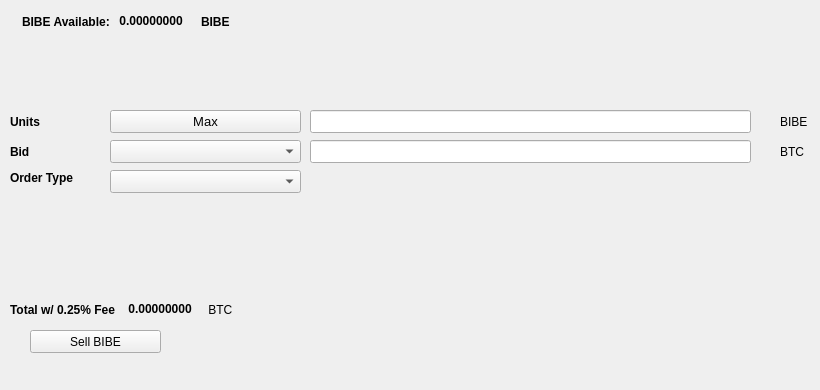
   <widget class="QWidget" name="SellTab">
    <attribute name="title">
     <string>Sell</string>
    </attribute>
    <widget class="QLabel" name="label_16">
     <property name="geometry">
      <rect>
       <x>780</x>
       <y>140</y>
       <width>31</width>
       <height>23</height>
      </rect>
     </property>
     <property name="text">
      <string>BTC</string>
     </property>
    </widget>
    <widget class="QComboBox" name="SellBidcomboBox">
     <property name="geometry">
      <rect>
       <x>110</x>
       <y>140</y>
       <width>191</width>
       <height>23</height>
      </rect>
     </property>
     <property name="font">
      <font>
       <pointsize>10</pointsize>
      </font>
     </property>
    </widget>
    <widget class="QLabel" name="label_18">
     <property name="geometry">
      <rect>
       <x>10</x>
       <y>110</y>
       <width>46</width>
       <height>23</height>
      </rect>
     </property>
     <property name="font">
      <font>
       <weight>75</weight>
       <bold>true</bold>
      </font>
     </property>
     <property name="text">
      <string>Units</string>
     </property>
    </widget>
    <widget class="QPushButton" name="Sell_Max_Amount">
     <property name="geometry">
      <rect>
       <x>110</x>
       <y>110</y>
       <width>191</width>
       <height>23</height>
      </rect>
     </property>
     <property name="font">
      <font>
       <pointsize>10</pointsize>
      </font>
     </property>
     <property name="text">
      <string>Max</string>
     </property>
    </widget>
    <widget class="QLabel" name="label_20">
     <property name="geometry">
      <rect>
       <x>10</x>
       <y>170</y>
       <width>91</width>
       <height>16</height>
      </rect>
     </property>
     <property name="font">
      <font>
       <weight>75</weight>
       <bold>true</bold>
      </font>
     </property>
     <property name="text">
      <string>Order Type</string>
     </property>
    </widget>
    <widget class="QComboBox" name="SellOrdertypeCombo">
     <property name="geometry">
      <rect>
       <x>110</x>
       <y>170</y>
       <width>191</width>
       <height>23</height>
      </rect>
     </property>
     <property name="font">
      <font>
       <pointsize>10</pointsize>
      </font>
     </property>
    </widget>
    <widget class="QLabel" name="label_21">
     <property name="geometry">
      <rect>
       <x>10</x>
       <y>140</y>
       <width>46</width>
       <height>23</height>
      </rect>
     </property>
     <property name="font">
      <font>
       <weight>75</weight>
       <bold>true</bold>
      </font>
     </property>
     <property name="text">
      <string>Bid</string>
     </property>
    </widget>
    <widget class="QLabel" name="label_22">
     <property name="geometry">
      <rect>
       <x>780</x>
       <y>110</y>
       <width>31</width>
       <height>23</height>
      </rect>
     </property>
     <property name="text">
      <string>BIBE</string>
     </property>
    </widget>
    <widget class="QLineEdit" name="UnitsInputRUP">
     <property name="geometry">
      <rect>
       <x>310</x>
       <y>110</y>
       <width>441</width>
       <height>23</height>
      </rect>
     </property>
     <property name="font">
      <font>
       <pointsize>9</pointsize>
       <weight>75</weight>
       <bold>true</bold>
      </font>
     </property>
    </widget>
    <widget class="QLineEdit" name="SellBidPriceEdit">
     <property name="geometry">
      <rect>
       <x>310</x>
       <y>140</y>
       <width>441</width>
       <height>23</height>
      </rect>
     </property>
     <property name="font">
      <font>
       <pointsize>9</pointsize>
       <weight>75</weight>
       <bold>true</bold>
      </font>
     </property>
    </widget>
    <widget class="QPushButton" name="SellRUPBTN">
     <property name="geometry">
      <rect>
       <x>30</x>
       <y>330</y>
       <width>131</width>
       <height>23</height>
      </rect>
     </property>
     <property name="text">
      <string>Sell BIBE</string>
     </property>
     <property name="icon">
      <iconset resource="../bitsbee">
       <normaloff>:/icons/bitcoin</normaloff>:/icons/bitcoin</iconset>
     </property>
    </widget>
    <widget class="QWidget" name="layoutWidget3">
     <property name="geometry">
      <rect>
       <x>22</x>
       <y>12</y>
       <width>258</width>
       <height>19</height>
      </rect>
     </property>
     <layout class="QHBoxLayout" name="horizontalLayout">
      <item>
       <widget class="QLabel" name="label232_2">
        <property name="font">
         <font>
          <weight>75</weight>
          <bold>true</bold>
         </font>
        </property>
        <property name="text">
         <string>BIBE Available:</string>
        </property>
       </widget>
      </item>
      <item>
       <widget class="QLabel" name="BIBEAvailableLabel">
        <property name="palette">
         <palette>
          <active>
           <colorrole role="WindowText">
            <brush brushstyle="SolidPattern">
             <color alpha="255">
              <red>0</red>
              <green>0</green>
              <blue>0</blue>
             </color>
            </brush>
           </colorrole>
           <colorrole role="Button">
            <brush brushstyle="SolidPattern">
             <color alpha="255">
              <red>0</red>
              <green>170</green>
              <blue>0</blue>
             </color>
            </brush>
           </colorrole>
           <colorrole role="Light">
            <brush brushstyle="SolidPattern">
             <color alpha="255">
              <red>0</red>
              <green>255</green>
              <blue>0</blue>
             </color>
            </brush>
           </colorrole>
           <colorrole role="Midlight">
            <brush brushstyle="SolidPattern">
             <color alpha="255">
              <red>0</red>
              <green>212</green>
              <blue>0</blue>
             </color>
            </brush>
           </colorrole>
           <colorrole role="Dark">
            <brush brushstyle="SolidPattern">
             <color alpha="255">
              <red>0</red>
              <green>85</green>
              <blue>0</blue>
             </color>
            </brush>
           </colorrole>
           <colorrole role="Mid">
            <brush brushstyle="SolidPattern">
             <color alpha="255">
              <red>0</red>
              <green>113</green>
              <blue>0</blue>
             </color>
            </brush>
           </colorrole>
           <colorrole role="Text">
            <brush brushstyle="SolidPattern">
             <color alpha="255">
              <red>0</red>
              <green>170</green>
              <blue>0</blue>
             </color>
            </brush>
           </colorrole>
           <colorrole role="BrightText">
            <brush brushstyle="SolidPattern">
             <color alpha="255">
              <red>255</red>
              <green>255</green>
              <blue>255</blue>
             </color>
            </brush>
           </colorrole>
           <colorrole role="ButtonText">
            <brush brushstyle="SolidPattern">
             <color alpha="255">
              <red>0</red>
              <green>0</green>
              <blue>0</blue>
             </color>
            </brush>
           </colorrole>
           <colorrole role="Base">
            <brush brushstyle="SolidPattern">
             <color alpha="255">
              <red>255</red>
              <green>255</green>
              <blue>255</blue>
             </color>
            </brush>
           </colorrole>
           <colorrole role="Window">
            <brush brushstyle="SolidPattern">
             <color alpha="255">
              <red>0</red>
              <green>170</green>
              <blue>0</blue>
             </color>
            </brush>
           </colorrole>
           <colorrole role="Shadow">
            <brush brushstyle="SolidPattern">
             <color alpha="255">
              <red>0</red>
              <green>0</green>
              <blue>0</blue>
             </color>
            </brush>
           </colorrole>
           <colorrole role="AlternateBase">
            <brush brushstyle="SolidPattern">
             <color alpha="255">
              <red>127</red>
              <green>212</green>
              <blue>127</blue>
             </color>
            </brush>
           </colorrole>
           <colorrole role="ToolTipBase">
            <brush brushstyle="SolidPattern">
             <color alpha="255">
              <red>255</red>
              <green>255</green>
              <blue>220</blue>
             </color>
            </brush>
           </colorrole>
           <colorrole role="ToolTipText">
            <brush brushstyle="SolidPattern">
             <color alpha="255">
              <red>0</red>
              <green>0</green>
              <blue>0</blue>
             </color>
            </brush>
           </colorrole>
          </active>
          <inactive>
           <colorrole role="WindowText">
            <brush brushstyle="SolidPattern">
             <color alpha="255">
              <red>0</red>
              <green>0</green>
              <blue>0</blue>
             </color>
            </brush>
           </colorrole>
           <colorrole role="Button">
            <brush brushstyle="SolidPattern">
             <color alpha="255">
              <red>0</red>
              <green>170</green>
              <blue>0</blue>
             </color>
            </brush>
           </colorrole>
           <colorrole role="Light">
            <brush brushstyle="SolidPattern">
             <color alpha="255">
              <red>0</red>
              <green>255</green>
              <blue>0</blue>
             </color>
            </brush>
           </colorrole>
           <colorrole role="Midlight">
            <brush brushstyle="SolidPattern">
             <color alpha="255">
              <red>0</red>
              <green>212</green>
              <blue>0</blue>
             </color>
            </brush>
           </colorrole>
           <colorrole role="Dark">
            <brush brushstyle="SolidPattern">
             <color alpha="255">
              <red>0</red>
              <green>85</green>
              <blue>0</blue>
             </color>
            </brush>
           </colorrole>
           <colorrole role="Mid">
            <brush brushstyle="SolidPattern">
             <color alpha="255">
              <red>0</red>
              <green>113</green>
              <blue>0</blue>
             </color>
            </brush>
           </colorrole>
           <colorrole role="Text">
            <brush brushstyle="SolidPattern">
             <color alpha="255">
              <red>0</red>
              <green>170</green>
              <blue>0</blue>
             </color>
            </brush>
           </colorrole>
           <colorrole role="BrightText">
            <brush brushstyle="SolidPattern">
             <color alpha="255">
              <red>255</red>
              <green>255</green>
              <blue>255</blue>
             </color>
            </brush>
           </colorrole>
           <colorrole role="ButtonText">
            <brush brushstyle="SolidPattern">
             <color alpha="255">
              <red>0</red>
              <green>0</green>
              <blue>0</blue>
             </color>
            </brush>
           </colorrole>
           <colorrole role="Base">
            <brush brushstyle="SolidPattern">
             <color alpha="255">
              <red>255</red>
              <green>255</green>
              <blue>255</blue>
             </color>
            </brush>
           </colorrole>
           <colorrole role="Window">
            <brush brushstyle="SolidPattern">
             <color alpha="255">
              <red>0</red>
              <green>170</green>
              <blue>0</blue>
             </color>
            </brush>
           </colorrole>
           <colorrole role="Shadow">
            <brush brushstyle="SolidPattern">
             <color alpha="255">
              <red>0</red>
              <green>0</green>
              <blue>0</blue>
             </color>
            </brush>
           </colorrole>
           <colorrole role="AlternateBase">
            <brush brushstyle="SolidPattern">
             <color alpha="255">
              <red>127</red>
              <green>212</green>
              <blue>127</blue>
             </color>
            </brush>
           </colorrole>
           <colorrole role="ToolTipBase">
            <brush brushstyle="SolidPattern">
             <color alpha="255">
              <red>255</red>
              <green>255</green>
              <blue>220</blue>
             </color>
            </brush>
           </colorrole>
           <colorrole role="ToolTipText">
            <brush brushstyle="SolidPattern">
             <color alpha="255">
              <red>0</red>
              <green>0</green>
              <blue>0</blue>
             </color>
            </brush>
           </colorrole>
          </inactive>
          <disabled>
           <colorrole role="WindowText">
            <brush brushstyle="SolidPattern">
             <color alpha="255">
              <red>0</red>
              <green>85</green>
              <blue>0</blue>
             </color>
            </brush>
           </colorrole>
           <colorrole role="Button">
            <brush brushstyle="SolidPattern">
             <color alpha="255">
              <red>0</red>
              <green>170</green>
              <blue>0</blue>
             </color>
            </brush>
           </colorrole>
           <colorrole role="Light">
            <brush brushstyle="SolidPattern">
             <color alpha="255">
              <red>0</red>
              <green>255</green>
              <blue>0</blue>
             </color>
            </brush>
           </colorrole>
           <colorrole role="Midlight">
            <brush brushstyle="SolidPattern">
             <color alpha="255">
              <red>0</red>
              <green>212</green>
              <blue>0</blue>
             </color>
            </brush>
           </colorrole>
           <colorrole role="Dark">
            <brush brushstyle="SolidPattern">
             <color alpha="255">
              <red>0</red>
              <green>85</green>
              <blue>0</blue>
             </color>
            </brush>
           </colorrole>
           <colorrole role="Mid">
            <brush brushstyle="SolidPattern">
             <color alpha="255">
              <red>0</red>
              <green>113</green>
              <blue>0</blue>
             </color>
            </brush>
           </colorrole>
           <colorrole role="Text">
            <brush brushstyle="SolidPattern">
             <color alpha="255">
              <red>0</red>
              <green>85</green>
              <blue>0</blue>
             </color>
            </brush>
           </colorrole>
           <colorrole role="BrightText">
            <brush brushstyle="SolidPattern">
             <color alpha="255">
              <red>255</red>
              <green>255</green>
              <blue>255</blue>
             </color>
            </brush>
           </colorrole>
           <colorrole role="ButtonText">
            <brush brushstyle="SolidPattern">
             <color alpha="255">
              <red>0</red>
              <green>85</green>
              <blue>0</blue>
             </color>
            </brush>
           </colorrole>
           <colorrole role="Base">
            <brush brushstyle="SolidPattern">
             <color alpha="255">
              <red>0</red>
              <green>170</green>
              <blue>0</blue>
             </color>
            </brush>
           </colorrole>
           <colorrole role="Window">
            <brush brushstyle="SolidPattern">
             <color alpha="255">
              <red>0</red>
              <green>170</green>
              <blue>0</blue>
             </color>
            </brush>
           </colorrole>
           <colorrole role="Shadow">
            <brush brushstyle="SolidPattern">
             <color alpha="255">
              <red>0</red>
              <green>0</green>
              <blue>0</blue>
             </color>
            </brush>
           </colorrole>
           <colorrole role="AlternateBase">
            <brush brushstyle="SolidPattern">
             <color alpha="255">
              <red>0</red>
              <green>170</green>
              <blue>0</blue>
             </color>
            </brush>
           </colorrole>
           <colorrole role="ToolTipBase">
            <brush brushstyle="SolidPattern">
             <color alpha="255">
              <red>255</red>
              <green>255</green>
              <blue>220</blue>
             </color>
            </brush>
           </colorrole>
           <colorrole role="ToolTipText">
            <brush brushstyle="SolidPattern">
             <color alpha="255">
              <red>0</red>
              <green>0</green>
              <blue>0</blue>
             </color>
            </brush>
           </colorrole>
          </disabled>
         </palette>
        </property>
        <property name="font">
         <font>
          <weight>75</weight>
          <bold>true</bold>
         </font>
        </property>
        <property name="text">
         <string> 0.00000000 </string>
        </property>
        <property name="textInteractionFlags">
         <set>Qt::LinksAccessibleByMouse|Qt::TextSelectableByKeyboard|Qt::TextSelectableByMouse</set>
        </property>
       </widget>
      </item>
      <item>
       <widget class="QLabel" name="labelBIBE">
        <property name="font">
         <font>
          <weight>75</weight>
          <bold>true</bold>
         </font>
        </property>
        <property name="text">
         <string>BIBE</string>
        </property>
       </widget>
      </item>
     </layout>
    </widget>
    <widget class="QWidget" name="layoutWidget">
     <property name="geometry">
      <rect>
       <x>10</x>
       <y>300</y>
       <width>268</width>
       <height>19</height>
      </rect>
     </property>
     <layout class="QHBoxLayout" name="horizontalLayout_2">
      <item>
       <widget class="QLabel" name="label_19">
        <property name="font">
         <font>
          <weight>75</weight>
          <bold>true</bold>
         </font>
        </property>
        <property name="text">
         <string>Total w/ 0.25% Fee </string>
        </property>
       </widget>
      </item>
      <item>
       <widget class="QLabel" name="SellCostLabel">
        <property name="palette">
         <palette>
          <active>
           <colorrole role="WindowText">
            <brush brushstyle="SolidPattern">
             <color alpha="255">
              <red>0</red>
              <green>0</green>
              <blue>0</blue>
             </color>
            </brush>
           </colorrole>
           <colorrole role="Button">
            <brush brushstyle="SolidPattern">
             <color alpha="255">
              <red>0</red>
              <green>170</green>
              <blue>0</blue>
             </color>
            </brush>
           </colorrole>
           <colorrole role="Light">
            <brush brushstyle="SolidPattern">
             <color alpha="255">
              <red>0</red>
              <green>255</green>
              <blue>0</blue>
             </color>
            </brush>
           </colorrole>
           <colorrole role="Midlight">
            <brush brushstyle="SolidPattern">
             <color alpha="255">
              <red>0</red>
              <green>212</green>
              <blue>0</blue>
             </color>
            </brush>
           </colorrole>
           <colorrole role="Dark">
            <brush brushstyle="SolidPattern">
             <color alpha="255">
              <red>0</red>
              <green>85</green>
              <blue>0</blue>
             </color>
            </brush>
           </colorrole>
           <colorrole role="Mid">
            <brush brushstyle="SolidPattern">
             <color alpha="255">
              <red>0</red>
              <green>113</green>
              <blue>0</blue>
             </color>
            </brush>
           </colorrole>
           <colorrole role="Text">
            <brush brushstyle="SolidPattern">
             <color alpha="255">
              <red>0</red>
              <green>170</green>
              <blue>0</blue>
             </color>
            </brush>
           </colorrole>
           <colorrole role="BrightText">
            <brush brushstyle="SolidPattern">
             <color alpha="255">
              <red>255</red>
              <green>255</green>
              <blue>255</blue>
             </color>
            </brush>
           </colorrole>
           <colorrole role="ButtonText">
            <brush brushstyle="SolidPattern">
             <color alpha="255">
              <red>0</red>
              <green>0</green>
              <blue>0</blue>
             </color>
            </brush>
           </colorrole>
           <colorrole role="Base">
            <brush brushstyle="SolidPattern">
             <color alpha="255">
              <red>255</red>
              <green>255</green>
              <blue>255</blue>
             </color>
            </brush>
           </colorrole>
           <colorrole role="Window">
            <brush brushstyle="SolidPattern">
             <color alpha="255">
              <red>0</red>
              <green>170</green>
              <blue>0</blue>
             </color>
            </brush>
           </colorrole>
           <colorrole role="Shadow">
            <brush brushstyle="SolidPattern">
             <color alpha="255">
              <red>0</red>
              <green>0</green>
              <blue>0</blue>
             </color>
            </brush>
           </colorrole>
           <colorrole role="AlternateBase">
            <brush brushstyle="SolidPattern">
             <color alpha="255">
              <red>127</red>
              <green>212</green>
              <blue>127</blue>
             </color>
            </brush>
           </colorrole>
           <colorrole role="ToolTipBase">
            <brush brushstyle="SolidPattern">
             <color alpha="255">
              <red>255</red>
              <green>255</green>
              <blue>220</blue>
             </color>
            </brush>
           </colorrole>
           <colorrole role="ToolTipText">
            <brush brushstyle="SolidPattern">
             <color alpha="255">
              <red>0</red>
              <green>0</green>
              <blue>0</blue>
             </color>
            </brush>
           </colorrole>
          </active>
          <inactive>
           <colorrole role="WindowText">
            <brush brushstyle="SolidPattern">
             <color alpha="255">
              <red>0</red>
              <green>0</green>
              <blue>0</blue>
             </color>
            </brush>
           </colorrole>
           <colorrole role="Button">
            <brush brushstyle="SolidPattern">
             <color alpha="255">
              <red>0</red>
              <green>170</green>
              <blue>0</blue>
             </color>
            </brush>
           </colorrole>
           <colorrole role="Light">
            <brush brushstyle="SolidPattern">
             <color alpha="255">
              <red>0</red>
              <green>255</green>
              <blue>0</blue>
             </color>
            </brush>
           </colorrole>
           <colorrole role="Midlight">
            <brush brushstyle="SolidPattern">
             <color alpha="255">
              <red>0</red>
              <green>212</green>
              <blue>0</blue>
             </color>
            </brush>
           </colorrole>
           <colorrole role="Dark">
            <brush brushstyle="SolidPattern">
             <color alpha="255">
              <red>0</red>
              <green>85</green>
              <blue>0</blue>
             </color>
            </brush>
           </colorrole>
           <colorrole role="Mid">
            <brush brushstyle="SolidPattern">
             <color alpha="255">
              <red>0</red>
              <green>113</green>
              <blue>0</blue>
             </color>
            </brush>
           </colorrole>
           <colorrole role="Text">
            <brush brushstyle="SolidPattern">
             <color alpha="255">
              <red>0</red>
              <green>170</green>
              <blue>0</blue>
             </color>
            </brush>
           </colorrole>
           <colorrole role="BrightText">
            <brush brushstyle="SolidPattern">
             <color alpha="255">
              <red>255</red>
              <green>255</green>
              <blue>255</blue>
             </color>
            </brush>
           </colorrole>
           <colorrole role="ButtonText">
            <brush brushstyle="SolidPattern">
             <color alpha="255">
              <red>0</red>
              <green>0</green>
              <blue>0</blue>
             </color>
            </brush>
           </colorrole>
           <colorrole role="Base">
            <brush brushstyle="SolidPattern">
             <color alpha="255">
              <red>255</red>
              <green>255</green>
              <blue>255</blue>
             </color>
            </brush>
           </colorrole>
           <colorrole role="Window">
            <brush brushstyle="SolidPattern">
             <color alpha="255">
              <red>0</red>
              <green>170</green>
              <blue>0</blue>
             </color>
            </brush>
           </colorrole>
           <colorrole role="Shadow">
            <brush brushstyle="SolidPattern">
             <color alpha="255">
              <red>0</red>
              <green>0</green>
              <blue>0</blue>
             </color>
            </brush>
           </colorrole>
           <colorrole role="AlternateBase">
            <brush brushstyle="SolidPattern">
             <color alpha="255">
              <red>127</red>
              <green>212</green>
              <blue>127</blue>
             </color>
            </brush>
           </colorrole>
           <colorrole role="ToolTipBase">
            <brush brushstyle="SolidPattern">
             <color alpha="255">
              <red>255</red>
              <green>255</green>
              <blue>220</blue>
             </color>
            </brush>
           </colorrole>
           <colorrole role="ToolTipText">
            <brush brushstyle="SolidPattern">
             <color alpha="255">
              <red>0</red>
              <green>0</green>
              <blue>0</blue>
             </color>
            </brush>
           </colorrole>
          </inactive>
          <disabled>
           <colorrole role="WindowText">
            <brush brushstyle="SolidPattern">
             <color alpha="255">
              <red>0</red>
              <green>85</green>
              <blue>0</blue>
             </color>
            </brush>
           </colorrole>
           <colorrole role="Button">
            <brush brushstyle="SolidPattern">
             <color alpha="255">
              <red>0</red>
              <green>170</green>
              <blue>0</blue>
             </color>
            </brush>
           </colorrole>
           <colorrole role="Light">
            <brush brushstyle="SolidPattern">
             <color alpha="255">
              <red>0</red>
              <green>255</green>
              <blue>0</blue>
             </color>
            </brush>
           </colorrole>
           <colorrole role="Midlight">
            <brush brushstyle="SolidPattern">
             <color alpha="255">
              <red>0</red>
              <green>212</green>
              <blue>0</blue>
             </color>
            </brush>
           </colorrole>
           <colorrole role="Dark">
            <brush brushstyle="SolidPattern">
             <color alpha="255">
              <red>0</red>
              <green>85</green>
              <blue>0</blue>
             </color>
            </brush>
           </colorrole>
           <colorrole role="Mid">
            <brush brushstyle="SolidPattern">
             <color alpha="255">
              <red>0</red>
              <green>113</green>
              <blue>0</blue>
             </color>
            </brush>
           </colorrole>
           <colorrole role="Text">
            <brush brushstyle="SolidPattern">
             <color alpha="255">
              <red>0</red>
              <green>85</green>
              <blue>0</blue>
             </color>
            </brush>
           </colorrole>
           <colorrole role="BrightText">
            <brush brushstyle="SolidPattern">
             <color alpha="255">
              <red>255</red>
              <green>255</green>
              <blue>255</blue>
             </color>
            </brush>
           </colorrole>
           <colorrole role="ButtonText">
            <brush brushstyle="SolidPattern">
             <color alpha="255">
              <red>0</red>
              <green>85</green>
              <blue>0</blue>
             </color>
            </brush>
           </colorrole>
           <colorrole role="Base">
            <brush brushstyle="SolidPattern">
             <color alpha="255">
              <red>0</red>
              <green>170</green>
              <blue>0</blue>
             </color>
            </brush>
           </colorrole>
           <colorrole role="Window">
            <brush brushstyle="SolidPattern">
             <color alpha="255">
              <red>0</red>
              <green>170</green>
              <blue>0</blue>
             </color>
            </brush>
           </colorrole>
           <colorrole role="Shadow">
            <brush brushstyle="SolidPattern">
             <color alpha="255">
              <red>0</red>
              <green>0</green>
              <blue>0</blue>
             </color>
            </brush>
           </colorrole>
           <colorrole role="AlternateBase">
            <brush brushstyle="SolidPattern">
             <color alpha="255">
              <red>0</red>
              <green>170</green>
              <blue>0</blue>
             </color>
            </brush>
           </colorrole>
           <colorrole role="ToolTipBase">
            <brush brushstyle="SolidPattern">
             <color alpha="255">
              <red>255</red>
              <green>255</green>
              <blue>220</blue>
             </color>
            </brush>
           </colorrole>
           <colorrole role="ToolTipText">
            <brush brushstyle="SolidPattern">
             <color alpha="255">
              <red>0</red>
              <green>0</green>
              <blue>0</blue>
             </color>
            </brush>
           </colorrole>
          </disabled>
         </palette>
        </property>
        <property name="font">
         <font>
          <weight>75</weight>
          <bold>true</bold>
         </font>
        </property>
        <property name="autoFillBackground">
         <bool>false</bool>
        </property>
        <property name="text">
         <string> 0.00000000</string>
        </property>
        <property name="textInteractionFlags">
         <set>Qt::LinksAccessibleByMouse|Qt::TextSelectableByMouse</set>
        </property>
       </widget>
      </item>
      <item>
       <widget class="QLabel" name="label_17">
        <property name="font">
         <font>
          <weight>50</weight>
          <bold>false</bold>
         </font>
        </property>
        <property name="text">
         <string> BTC</string>
        </property>
       </widget>
      </item>
     </layout>
    </widget>
    <widget class="QLabel" name="label_23">
     <property name="geometry">
      <rect>
       <x>460</x>
       <y>300</y>
       <width>281</width>
       <height>81</height>
      </rect>
     </property>
     <property name="text">
      <string/>
     </property>
     <property name="pixmap">
      <pixmap>:/images/bittrex</pixmap>
     </property>
    </widget>
   </widget>
